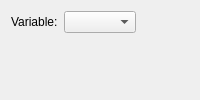
<?xml version="1.0" encoding="UTF-8"?>
<ui version="4.0">
 <author>Anton Rau</author>
 <class>DrinkFeedPlotWidget</class>
 <widget class="QWidget" name="DrinkFeedPlotWidget">
  <property name="windowTitle">
   <string>Form</string>
  </property>
  <layout class="QVBoxLayout" name="verticalLayout">
   <item>
    <layout class="QHBoxLayout" name="horizontalLayout">
     <item>
      <widget class="QLabel" name="label">
       <property name="text">
        <string>Variable:</string>
       </property>
      </widget>
     </item>
     <item>
      <widget class="VariableSelector" name="variableSelector"/>
     </item>
     <item>
      <spacer name="horizontalSpacer">
       <property name="orientation">
        <enum>Qt::Orientation::Horizontal</enum>
       </property>
       <property name="sizeHint" stdset="0">
        <size>
         <width>40</width>
         <height>20</height>
        </size>
       </property>
      </spacer>
     </item>
    </layout>
   </item>
   <item>
    <widget class="DrinkFeedPlotView" name="plotView" native="true">
     <property name="sizePolicy">
      <sizepolicy hsizetype="Preferred" vsizetype="Expanding">
       <horstretch>0</horstretch>
       <verstretch>0</verstretch>
      </sizepolicy>
     </property>
    </widget>
   </item>
  </layout>
 </widget>
 <customwidgets>
  <customwidget>
   <class>VariableSelector</class>
   <extends>QComboBox</extends>
   <header>tse_analytics.views.misc.variable_selector</header>
  </customwidget>
  <customwidget>
   <class>DrinkFeedPlotView</class>
   <extends>QWidget</extends>
   <header>tse_analytics.modules.phenomaster.submodules.drinkfeed.views.drinkfeed_plot_view</header>
   <container>1</container>
  </customwidget>
 </customwidgets>
 <resources/>
 <connections/>
</ui>
